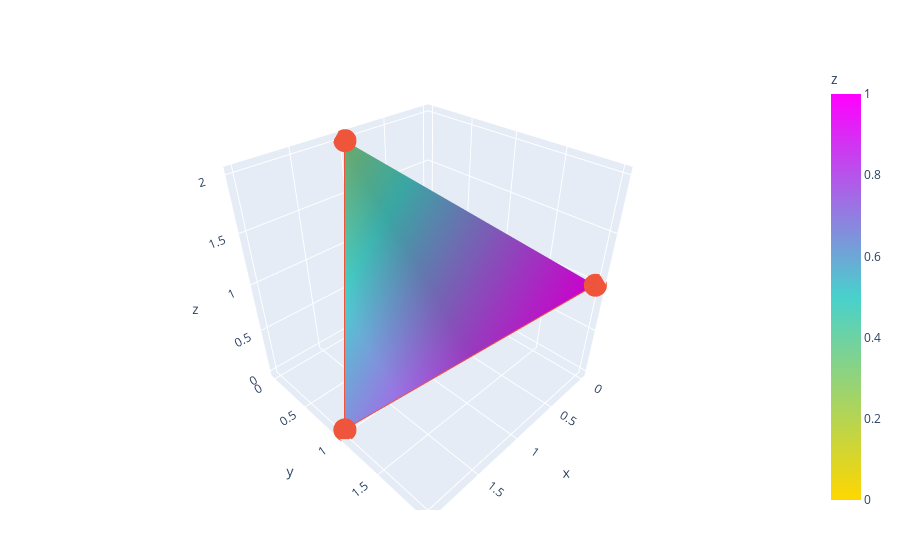

Source (notebook cell):
### Code cell
using PlotlyJS


plot([mesh3d(

    x=[0, 1, 2, 0],

    y=[0, 0, 1, 2],

    z=[0, 2, 0, 1],

    colorbar_title="z",

    colorscale=[[0, "gold"],

                [0.5, "mediumturquoise"],

                [1, "magenta"]],

    # Intensity of each vertex, which will be interpolated and color-coded

    intensity=[0, 0.33, 0.66, 1],

    # i, j and k give the vertices of triangles

    # here we represent the 4 triangles of the tetrahedron surface

    i=[0, 0, 0, 1],

    j=[1, 2, 3, 2],

    k=[2, 3, 1, 3],

    name="y",

    showscale=true

), scatter3d(

    x=[0, 1, 2, 0],

    y=[0, 0, 1, 2],

    z=[0, 2, 0, 1],

    colorbar_title="z",

    colorscale=[[0, "gold"],

                [0.5, "mediumturquoise"],

                [1, "magenta"]],

    # Intensity of each vertex, which will be interpolated and color-coded

    intensity=[0, 0.33, 0.66, 1],

    # i, j and k give the vertices of triangles

    # here we represent the 4 triangles of the tetrahedron surface

    i=[0, 0, 0, 1],

    j=[1, 2, 3, 2],

    k=[2, 3, 1, 3],

    name="y",

    showscale=true

)]

)

### Figure 1 — Plotly figure (JSON) as saved in the notebook; plotly's stock layout.template omitted (floating-point values rounded to 4 significant figures)
{"data": [{"colorbar": {"title": "z"}, "colorscale": [[0, "gold"], [0.5, "mediumturquoise"], [1, "magenta"]], "i": [0, 0, 0, 1], "intensity": [0, 0.33, 0.66, 1], "j": [1, 2, 3, 2], "k": [2, 3, 1, 3], "name": "y", "showscale": true, "type": "mesh3d", "x": [0, 1, 2, 0], "y": [0, 0, 1, 2], "z": [0, 2, 0, 1]}, {"colorbar": {"title": "z"}, "colorscale": [[0, "gold"], [0.5, "mediumturquoise"], [1, "magenta"]], "i": [0, 0, 0, 1], "intensity": [0, 0.33, 0.66, 1], "j": [1, 2, 3, 2], "k": [2, 3, 1, 3], "name": "y", "showscale": true, "type": "scatter3d", "x": [0, 1, 2, 0], "y": [0, 0, 1, 2], "z": [0, 2, 0, 1]}], "layout": {"margin": {"b": 50, "l": 50, "r": 50, "t": 60}}}
